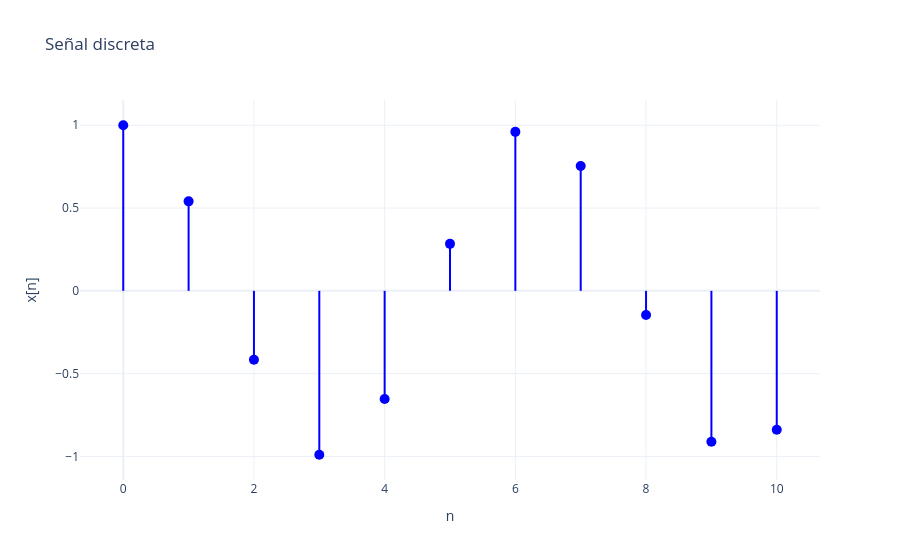

This figure's notebook cell:
### Markdown cell above
### 2.3 Gráfica tipo stem (tallo)

### Code cell
# Python: Gráfica de tallo (stem)
n = np.arange(0, 11)
x = np.cos(n)

fig = go.Figure()
fig.add_trace(go.Scatter(
    x=n, y=x,
    mode='markers',
    marker=dict(size=10, color='blue'),
    name='x[n]'
))

# Agregar líneas verticales para simular stem

#zip function is a built-in utility that combines multiple iterables—such as lists, tuples, or strings—into an iterator of tuples.  
# Each tuple contains elements from the corresponding positions of the input iterables, effectively pairing them like the teeth of a zipper.
for ni, xi in zip(n, x):
    fig.add_shape(
        type="line",
        x0=ni, y0=0, x1=ni, y1=xi, #añade  líneas verticales desde y=0 hasta y=xi en cada punto ni
        line=dict(color="blue", width=2)
    )

fig.update_layout(
    title='Señal discreta',
    xaxis_title='n',
    yaxis_title='x[n]',
    template='plotly_white',
    showlegend=False
)
fig.show()

# Matlab equivalente:
# n = 0:10;
# x = cos(n);
# stem(n, x)
# title('Señal discreta')
# xlabel('n')
# ylabel('x[n]')

### Figure 1 — Plotly figure (JSON) as saved in the notebook; plotly's stock layout.template omitted (floating-point values rounded to 4 significant figures)
{"data": [{"marker": {"color": "blue", "size": 10}, "mode": "markers", "name": "x[n]", "type": "scatter", "x": [0, 1, 2, 3, 4, 5, 6, 7, 8, 9, 10], "y": [1.0, 0.5403, -0.4161, -0.99, -0.6536, 0.2837, 0.9602, 0.7539, -0.1455, -0.9111, -0.8391]}], "layout": {"shapes": [{"line": {"color": "blue", "width": 2}, "type": "line", "x0": 0, "x1": 0, "y0": 0, "y1": 1}, {"line": {"color": "blue", "width": 2}, "type": "line", "x0": 1, "x1": 1, "y0": 0, "y1": 0.5403}, {"line": {"color": "blue", "width": 2}, "type": "line", "x0": 2, "x1": 2, "y0": 0, "y1": -0.4161}, {"line": {"color": "blue", "width": 2}, "type": "line", "x0": 3, "x1": 3, "y0": 0, "y1": -0.99}, {"line": {"color": "blue", "width": 2}, "type": "line", "x0": 4, "x1": 4, "y0": 0, "y1": -0.6536}, {"line": {"color": "blue", "width": 2}, "type": "line", "x0": 5, "x1": 5, "y0": 0, "y1": 0.2837}, {"line": {"color": "blue", "width": 2}, "type": "line", "x0": 6, "x1": 6, "y0": 0, "y1": 0.9602}, {"line": {"color": "blue", "width": 2}, "type": "line", "x0": 7, "x1": 7, "y0": 0, "y1": 0.7539}, {"line": {"color": "blue", "width": 2}, "type": "line", "x0": 8, "x1": 8, "y0": 0, "y1": -0.1455}, {"line": {"color": "blue", "width": 2}, "type": "line", "x0": 9, "x1": 9, "y0": 0, "y1": -0.9111}, {"line": {"color": "blue", "width": 2}, "type": "line", "x0": 10, "x1": 10, "y0": 0, "y1": -0.8391}], "showlegend": false, "title": {"text": "Señal discreta"}, "xaxis": {"title": {"text": "n"}}, "yaxis": {"title": {"text": "x[n]"}}}}
